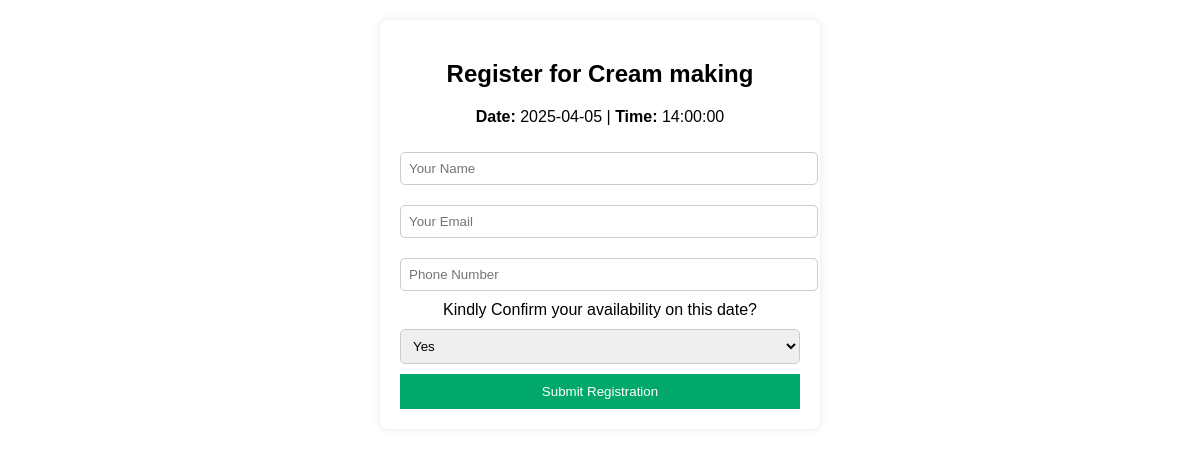
The app's page /workshop_form.php?announcement_id=5 with its own data.
### tables this page shows
CREATE TABLE `announcements` (
  `id` int(11) NOT NULL,
  `name` varchar(255) NOT NULL,
  `date` date NOT NULL,
  `time` time NOT NULL,
  `fee` decimal(10,2) NOT NULL,
  `place` varchar(255) NOT NULL,
  `slots` int(11) NOT NULL,
  `image` varchar(255) NOT NULL,
  `description` text NOT NULL
);

### workshop_form.php (the view, shortened to what this page needs)
<?php
include 'db_connect.php';
$announcement_id = $_GET['announcement_id'] ?? '';
$stmt = $conn->prepare("SELECT name, date, time FROM announcements WHERE id = ?");
$stmt->bind_param("i", $announcement_id);
$stmt->execute();
$stmt->bind_result($workshop_name, $workshop_date, $workshop_time);
?>
<!DOCTYPE html>
<html lang="en">
<head>
</head>
<body>
<div class="container">
    <h2>Register for <?= htmlspecialchars($workshop_name) ?></h2>
    <p><strong>Date:</strong> <?= htmlspecialchars($workshop_date) ?> | <strong>Time:</strong> <?= htmlspecialchars($workshop_time) ?></p>
    <form action="process_workshop.php" method="POST">
        <input type="text" name="name" placeholder="Your Name" required>
        <input type="email" name="email" placeholder="Your Email" required>
        <input type="tel" name="phone" placeholder="Phone Number" required>
        <label>Kindly Confirm your availability on this date?</label>
        <select name="availability" required>
            <option value="Yes">Yes</option>
        </select>
        <button type="submit">Submit Registration</button>
    </form>
</div>
</body>
</html>

### workshop_form.php (style rules this page uses)
body { font-family: Arial, sans-serif; margin: 0; padding: 20px; text-align: center; }
.container { max-width: 400px; margin: auto; background: white; padding: 20px; border-radius: 8px; box-shadow: 0px 0px 10px rgba(0, 0, 0, 0.1); }
input, select { width: 100%; padding: 8px; margin: 10px 0; border: 1px solid #ccc; border-radius: 5px; }
button { background: #00a86b; color: white; padding: 10px; border: none; cursor: pointer; width: 100%; }

### records on screen
announcements: name "Cream making", date "2025-04-05", time "14:00:00"
